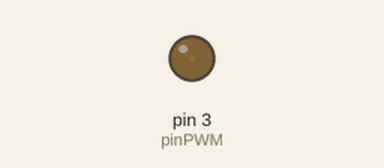
Recording of a sketch running on a simulated Arduino Uno, built with avr-gcc and run on an emulated ATmega328P. Parts: output pins drawn as LEDs (lit = HIGH).

Above: at 0.05 s.
At 0.65 s:
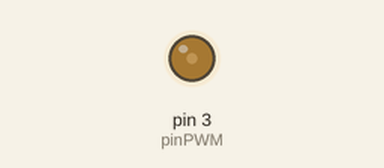
At 1.3 s:
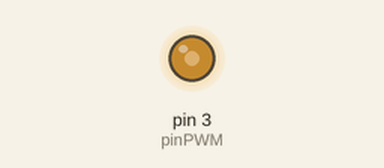
At 2.55 s:
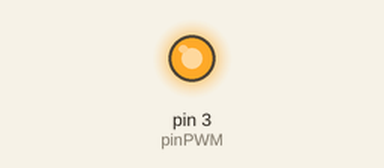
Timing chart, 0 to 5.9 s (numbered marks = the images above):
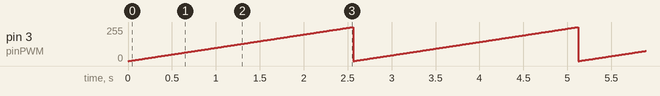

The sketch:

voltimetro-pwmTest.ino
```cpp
int pinPWM = 3;

void setup(){

	pinMode(pinPWM, OUTPUT);
}

void loop(){

	for (int i=0;i<=255;i++){
		analogWrite(pinPWM, i);
		delay(10);
	}
}
```

Measured:
- by itself, pin 3 (pinPWM): ramps from 0/255 to 255/255 and jumps back, once every 2.6 s
